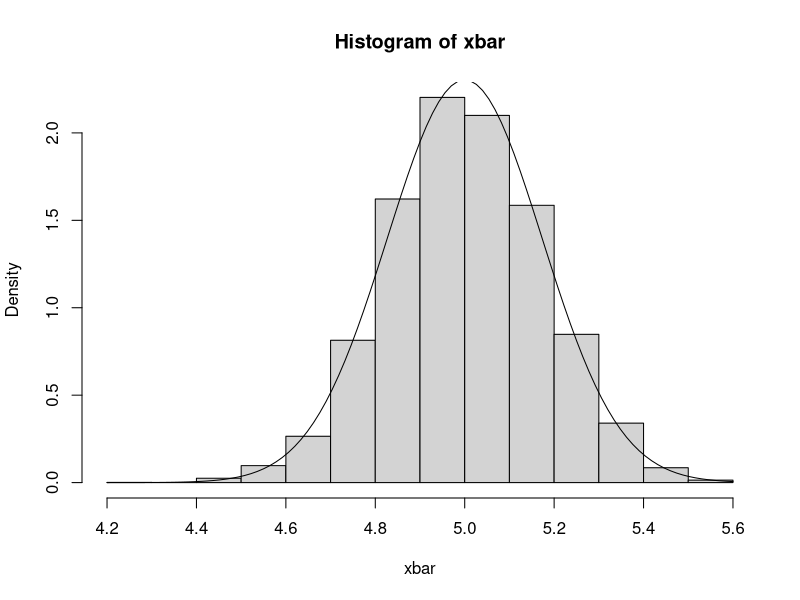
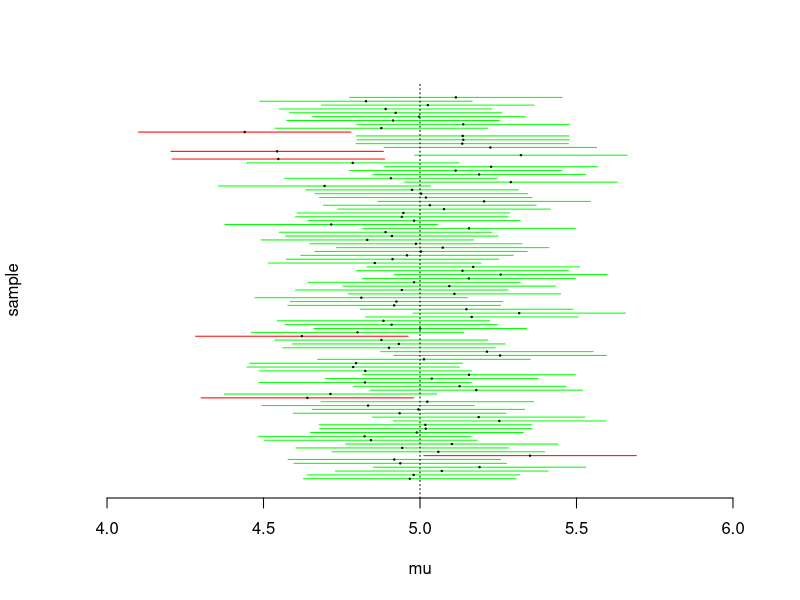
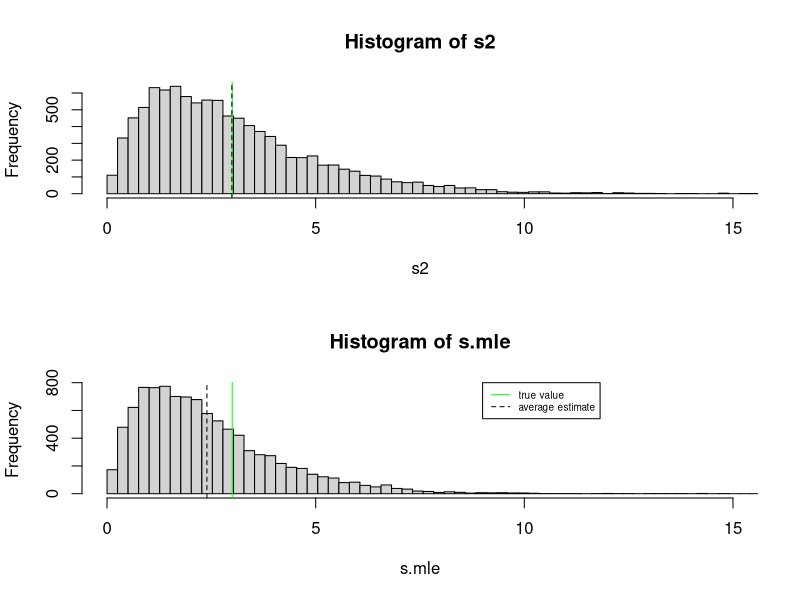

The R source for these figures, in order:
## Code for Discussion Section 11/11/16


#################################################
## Simulating Estimates of the Mean of a Normal
## and 95% confidence intervals

# true model is iid N(5,3)
# (we don't know the mean, only var=3)
# we observe 100 data points

# setting values of true mu, sigma2, n
mu.true <- 5
sigma2.true <- 3
n <- 100

# setting up vector to store simulated mean estimates
xbar <- c()
# setting up matrix to store simulated 95% CIs
CI.95 <- matrix(NA, nrow = 10000, ncol = 2)

# running loop to estimate these things
for (i in 1:10000){
  simulated.data <- rnorm(n, mean=mu.true, sd=sqrt(sigma2.true))
  xbar[i] <- mean(simulated.data)
  CI.95[i, ] <- c(mean(simulated.data) - 1.96 * sqrt(3 / 100),
                  mean(simulated.data) + 1.96 * sqrt(3 / 100))
}

# what is the sampling distribution for xbar?
# (work this out before looking at the sims)
mean(xbar)
var(xbar)
sd(xbar)

# plotting histogram of simulated xbars
hist(xbar, freq=FALSE)
# overlaying curve of true sampling distribution for xbar
curve(dnorm(x, mean = mu.true, sd = sqrt(sigma2.true / n)), add=TRUE)

# creating a variable that says whether each
# CI contains true mu
mu_in_ci <- CI.95[ , 1] < mu.true & CI.95[ , 2] > mu.true

# plotting the first 100 CIs 
# and whether they conatin mu
plot(-99,xlim=c(4,6), ylim=c(0,100), bty="n",
     xlab="mu", ylab="sample", yaxt="n")
for (i in 1:100){
  segments(CI.95[i, 1], i, CI.95[i, 2], i,
           col=ifelse(mu_in_ci[i], "green", "red"))
  points(xbar[i], i, pch=19, cex=.2)
}
abline(v=mu.true, lty=3)

# calculating how many of the 95% CIs
# contain the true mean of 5
table(mu_in_ci)
mean(mu_in_ci)



## comparing estimates of sigma2
## using s^2 (which divides by n-1) and MLE (which divides by n)

# setting values of true mu, sigma2, n
mu.true <- 5
sigma2.true <- 3
n <- 5

# setting up vectors to hold simulated values
s2 <- c()
s.mle <- c()

# running loop to simulate
for (i in 1:10000){
  simulated.data <- rnorm(n, mean=mu.true, sd=sqrt(sigma2.true))
  s2[i] <- sum((simulated.data - mean(simulated.data))^2)/ (n-1)
  s.mle[i] <- sum((simulated.data - mean(simulated.data))^2)/ n
}

par(mfrow=c(2,1))
hist(s2, xlim=c(0,15), breaks=seq(0,25,length=100))
abline(v=sigma2.true, col="green")
abline(v=mean(s2), lty=2)
hist(s.mle, xlim=c(0,15), breaks=seq(0,25,length=100))
abline(v=sigma2.true, col="green")
abline(v=mean(s.mle), lty=2)
legend(9,800, c("true value", "average estimate"), 
       lty=c(1,2), col=c("green", "black"), cex=.6)

# do they appear unbiased?
mean(s2)
mean(s.mle)

# which has lower variance?
var(s2)
var(s.mle)

# comparing mean squared error (MSE) for two estimators
mean((s2 - sigma2.true)^2)
mean((s.mle - sigma2.true)^2)

# NOTE: MSE = Variance + Bias^2
# (not exact here b/c of simulation error)
var(s2) + (mean(s2) - sigma2.true)^2
var(s.mle) + (mean(s.mle) - sigma2.true)^2
